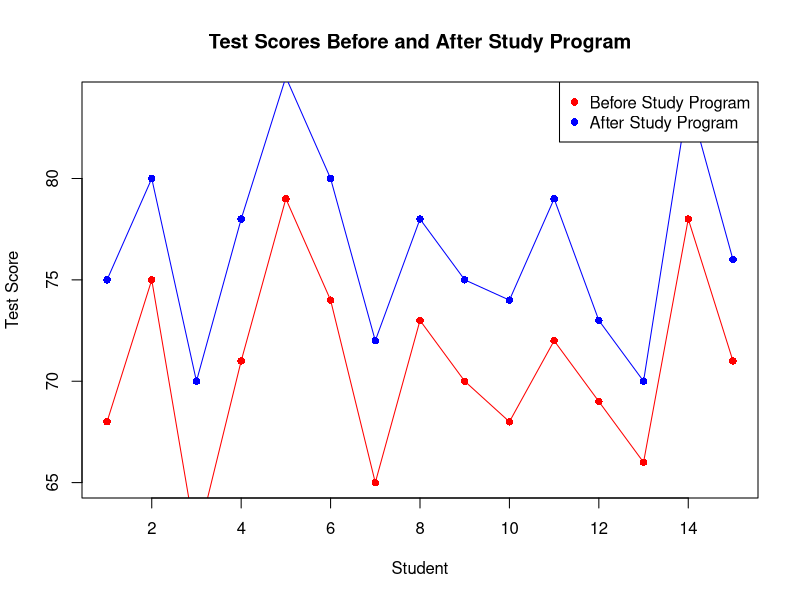
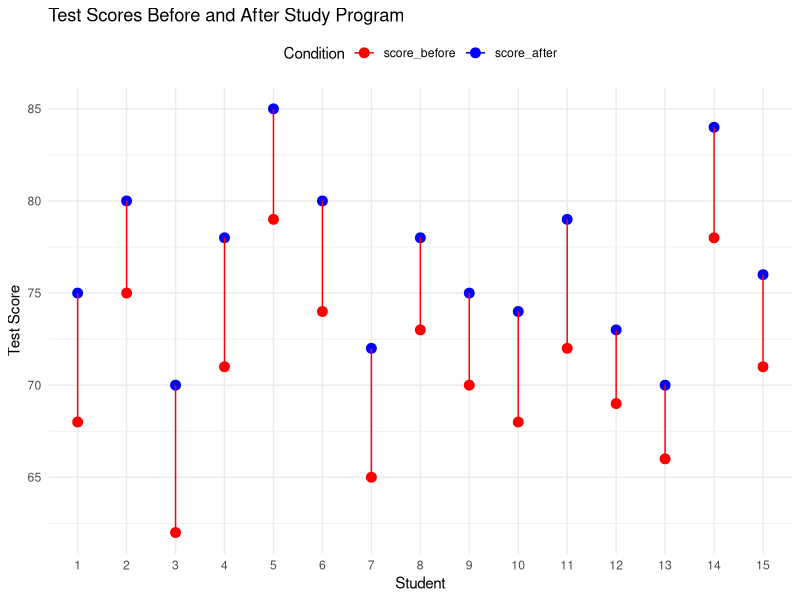

Recreate these plots in R, in order.
# a Paired Sample T-Test is used to compare the means of two related groups that are measured under two different conditions, or when there is a natural pairing between the subjects in the two groups.

# H0: the mean difference between the paired observations is zero.
# HA: the mean difference between the paired observations is not zero.
# p-val < sig level reject H0
# p-val > sig level accept H0

# Load necessary library packages
library(ggplot2)
library(reshape2)

# Sample data for paired groups
scores_data <- data.frame(
  student = 1:15,
  score_before = c(68, 75, 62, 71, 79, 74, 65, 73, 70, 68, 72, 69, 66, 78, 71),
  score_after = c(75, 80, 70, 78, 85, 80, 72, 78, 75, 74, 79, 73, 70, 84, 76)
)

# Display the dataset
print(scores_data)

# Perform paired sample t-test
paired_t_test_result <- t.test(scores_data$score_before, scores_data$score_after, paired = TRUE)

# Print the result
print(paired_t_test_result)

# Visualization: Base R Plot - Before and After Scores
plot(scores_data$student, scores_data$score_before, type = "o", col = "red", pch = 16, ylim = c(min(scores_data$score_after) - 5, max(scores_data$score_before) + 5),
     xlab = "Student", ylab = "Test Score", main = "Test Scores Before and After Study Program")
lines(scores_data$student, scores_data$score_after, type = "o", col = "blue", pch = 16)
legend("topright", legend = c("Before Study Program", "After Study Program"), col = c("red", "blue"), pch = 16)

# Visualization: ggplot2 Plot - Before and After Scores
scores_data_long <- melt(scores_data, id.vars = 'student', variable.name = 'Condition', value.name = 'Score')

# Plot using ggplot2
ggplot(scores_data_long, aes(x = factor(student), y = Score, color = Condition, group = student)) +
  geom_point(size = 3) +
  geom_line() +
  labs(title = "Test Scores Before and After Study Program", x = "Student", y = "Test Score") +
  theme_minimal() +
  scale_color_manual(values = c("score_before" = "red", "score_after" = "blue")) +
  theme(legend.position = "top")

# Define significance level
alpha <- 0.05

# Print test result with an interpretation
cat("Paired-Sample T-Test Results:\n")
cat("Test Statistic:", paired_t_test_result$statistic, "\n")
cat("p-value:", paired_t_test_result$p.value, "\n")

if(paired_t_test_result$p.value < alpha) {
  cat("Conclusion: Reject the null hypothesis (H0). There is a significant difference in the mean test scores of students before and after the study program.\n")
} else {
  cat("Conclusion: Accept the null hypothesis (H0). There is no significant difference in the mean test scores of students before and after the study program.\n")
}
